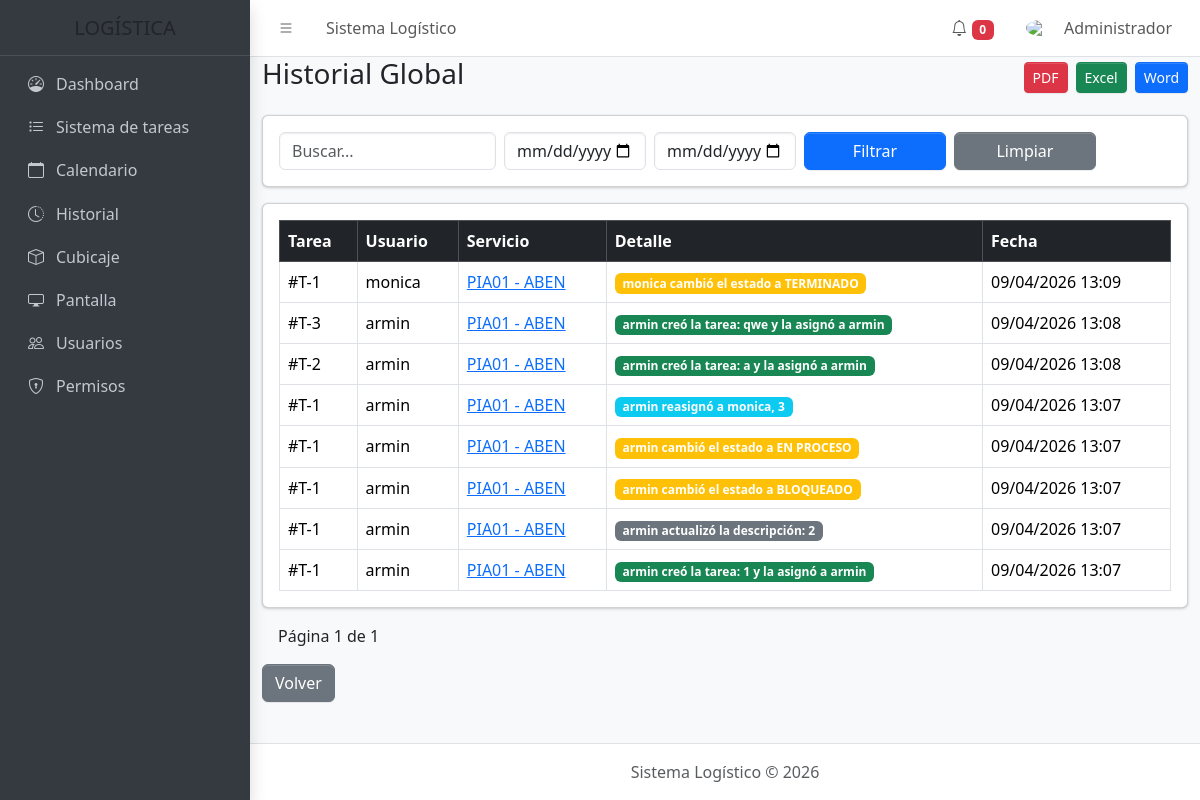
The app's page /tareas/historial_global.php (signed in) with its own data.
### tables this page shows
CREATE TABLE `historial_tareas` (
  `id` int(11) NOT NULL,
  `tarea_id` int(11) NOT NULL,
  `accion` varchar(50) DEFAULT NULL,
  `usuario_id` int(11) DEFAULT NULL,
  `fecha` datetime DEFAULT NULL,
  `servicio_id` int(11) NOT NULL
);

CREATE TABLE `usuarios` (
  `id` int(11) NOT NULL,
  `nombre` varchar(100) DEFAULT NULL,
  `usuario` varchar(50) DEFAULT NULL,
  `password` varchar(255) DEFAULT NULL,
  `rol` varchar(20) DEFAULT NULL,
  `fecha_creacion` timestamp NOT NULL DEFAULT current_timestamp(),
  `intentos` int(11) DEFAULT 0,
  `bloqueado_hasta` datetime DEFAULT NULL,
  `remember_token` varchar(255) DEFAULT NULL
);

### login/Auth.php (called while the page is built, shortened)
<?php
class Auth {
    public static function rol(){
        return strtoupper(trim($_SESSION['rol'] ?? 'USER'));
    }
}

### tareas/historial_global.php (the view, shortened to what this page needs)
<?php
require_once __DIR__ . "/../login/Auth.php";
$db = Database::conectar();
$buscar = $_GET['buscar'] ?? '';
$desde  = $_GET['desde'] ?? '';
$hasta  = $_GET['hasta'] ?? '';
$pagina = isset($_GET['pagina']) ? max(1, (int)$_GET['pagina']) : 1;
$porPagina = 20;
$offset = ($pagina - 1) * $porPagina;
$sqlBase = "
    FROM historial_tareas h
    LEFT JOIN usuarios u ON h.usuario_id = u.id
    LEFT JOIN servicios s ON h.servicio_id = s.id
    WHERE 1=1
";
$params = [];
$stmt = $db->prepare("SELECT COUNT(*) " . $sqlBase);
$stmt->execute($params);
$totalRegistros = $stmt->fetchColumn();
$totalPaginas = ceil($totalRegistros / $porPagina);
$sql = "
    SELECT h.*,
           u.nombre as usuario,
           CONCAT(s.codigo, ' - ', s.cliente) as servicio
    $sqlBase
    ORDER BY h.fecha DESC, h.id DESC
    LIMIT $porPagina OFFSET $offset
";
$stmt = $db->prepare($sql);
$stmt->execute($params);
$historial = $stmt->fetchAll(PDO::FETCH_ASSOC);
?>
<div class="d-flex justify-content-between align-items-center mb-3">
    <h3>Historial Global</h3>
    <div class="d-flex gap-2">
        <a href="../export/pdf_historial_global.php?buscar=<?php echo urlencode($buscar); ?>&desde=<?php echo $desde; ?>&hasta=<?php echo $hasta; ?>"
           target="_blank"
           class="btn btn-danger btn-sm">
           PDF
        </a>
        <a href="../export/excel_historial_global.php?buscar=<?php echo urlencode($buscar); ?>&desde=<?php echo $desde; ?>&hasta=<?php echo $hasta; ?>"
           class="btn btn-success btn-sm">
           Excel
        </a>
        <a href="../export/word_historial_global.php?buscar=<?php echo urlencode($buscar); ?>&desde=<?php echo $desde; ?>&hasta=<?php echo $hasta; ?>"
           class="btn btn-primary btn-sm">
           Word
        </a>
    </div>
</div>
<div class="card mb-3">
<div class="card-body">
<form method="GET" class="row g-2">
<div class="col-md-3">
<input type="text" name="buscar" class="form-control" placeholder="Buscar..."
value="<?php echo htmlspecialchars($buscar); ?>">
</div>
<div class="col-md-2">
<input type="date" name="desde" class="form-control"
value="<?php echo htmlspecialchars($desde); ?>">
</div>
<div class="col-md-2">
<input type="date" name="hasta" class="form-control"
value="<?php echo htmlspecialchars($hasta); ?>">
</div>
<div class="col-md-2">
<button class="btn btn-primary w-100">Filtrar</button>
</div>
<div class="col-md-2">
<a href="historial_global.php" class="btn btn-secondary w-100">Limpiar</a>
</div>
</form>
</div>
</div>
<div class="card">
<div class="card-body table-responsive">
<table class="table table-bordered table-hover align-middle">
<thead class="table-dark">
<tr>
<th>Tarea</th>
<th>Usuario</th>
<th>Servicio</th>
<th>Detalle</th>
<th>Fecha</th>
</tr>
</thead>
<tbody>
<?php foreach($historial as $h){ ?>
<tr>
<td>#T-<?php echo $h['tarea_id']; ?></td>
<td><?php echo htmlspecialchars($h['usuario'] ?? 'Sistema'); ?></td>
<td>
<?php if(!empty($h['servicio'])){ ?>
<a href="../tareas/ver_servicio.php?id=<?php echo $h['servicio_id']; ?>">
<?php echo htmlspecialchars($h['servicio']); ?>
</a>
<?php } else { ?>
<span class="text-muted">Sin servicio</span>
<?php } ?>
</td>
<td>
<?php
$accion = strip_tags($h['accion']);
$accionSeguro = htmlspecialchars($accion);
$color = 'secondary';
if (stripos($accion, 'creó') !== false) $color = 'success';
elseif (stripos($accion, 'reasignó') !== false || stripos($accion, 'asignó') !== false) $color = 'info';
elseif (stripos($accion, 'cambió') !== false) $color = 'warning';
elseif (stripos($accion, 'eliminó') !== false) $color = 'danger';
echo "<span class='badge bg-$color'>$accionSeguro</span>";
?>
</td>
<td><?php echo date("d/m/Y H:i", strtotime($h['fecha'])); ?></td>
</tr>
<?php } ?>
</tbody>
</table>
</div>
</div>
<div class="mt-3">
<span class="ms-3">
Página <?php echo $pagina; ?> de <?php echo $totalPaginas ?: 1; ?>
</span>
</div>
<a href="/sistema/dashboard/" class="btn btn-secondary mt-3">Volver</a>
<?php
$contenido = ob_get_clean();
require_once __DIR__ . "/../layouts/app.php";
?>

### layouts/app.php (shortened to what this page needs)
<?php
require_once __DIR__ . "/../login/Auth.php";
$rol = Auth::rol();
?>
<!DOCTYPE html>
<html lang="es">
<head>
<link rel="stylesheet" href="/sistema/libs/bootstrap/css/bootstrap.min.css">
<link rel="stylesheet" href="/sistema/libs/adminlte/dist/css/adminlte.min.css">
<link rel="stylesheet" href="/sistema/libs/icons/bootstrap-icons.css">
</head>
<body class="layout-fixed sidebar-expand-lg bg-body-tertiary">
<div class="app-wrapper">
<nav class="app-header navbar navbar-expand bg-body">
<div class="container-fluid">
<ul class="navbar-nav">
<li class="nav-item">
<a class="nav-link" data-lte-toggle="sidebar">
<i class="bi bi-list"></i>
</a>
</li>
<li class="nav-item">
<span class="nav-link">Sistema Logístico</span>
</li>
</ul>
<ul class="navbar-nav ms-auto">
<li class="nav-item dropdown">
<a class="nav-link" data-bs-toggle="dropdown">
<i class="bi bi-bell"></i>
<span class="badge bg-danger" id="notif-count">0</span>
</a>
</li>
<li class="nav-item dropdown">
<a class="nav-link d-flex align-items-center" data-bs-toggle="dropdown">
<img src="/sistema/img/user.png" class="rounded-circle me-2" width="30">
<span><?php echo $_SESSION['nombre']; ?></span>
</a>
</li>
</ul>
</div>
</nav>
<aside class="app-sidebar bg-body-secondary shadow" data-bs-theme="dark">
<div class="sidebar-brand text-center py-3">
LOGÍSTICA
</div>
<div class="sidebar-wrapper">
<ul class="nav sidebar-menu flex-column">
<li class="nav-item">
<a href="/sistema/dashboard/" class="nav-link">
<i class="nav-icon bi bi-speedometer"></i>
<p>Dashboard</p>
</a>
</li>
<li class="nav-item">
<a href="/sistema/tareas/" class="nav-link">
<i class="nav-icon bi bi-list-task"></i>
<p>Sistema de tareas</p>
</a>
</li>
<li class="nav-item">
<a href="/sistema/tareas/calendario.php" class="nav-link">
<i class="nav-icon bi bi-calendar"></i>
<p>Calendario</p>
</a>
</li>
<li class="nav-item">
<a href="/sistema/tareas/historial_global.php" class="nav-link">
<i class="nav-icon bi bi-clock-history"></i>
<p>Historial</p>
</a>
</li>
<li class="nav-item">
<a href="/sistema/cubicaje/" class="nav-link">
<i class="nav-icon bi bi-box"></i>
<p>Cubicaje</p>
</a>
</li>
<li class="nav-item">
<a href="/sistema/pantalla/" class="nav-link">
<i class="nav-icon bi bi-display"></i>
<p>Pantalla</p>
</a>
</li>
<?php if ($rol === 'ADMIN') { ?>
<li class="nav-item">
<a href="/sistema/usuarios/" class="nav-link">
<i class="nav-icon bi bi-people"></i>
<p>Usuarios</p>
</a>
</li>
<li class="nav-item">
<a href="/sistema/usuarios/permisos.php" class="nav-link">
<i class="nav-icon bi bi-shield-lock"></i>
<p>Permisos</p>
</a>
</li>
<?php } ?>
</ul>
</div>
</aside>
<main class="app-main">
<div class="container-fluid">
<?php echo $contenido ?? ''; ?>
</div>
</main>
<footer class="app-footer text-center">
Sistema Logístico © 2026
</footer>
</div>
</body>
</html>

### records on screen
historial_tareas: tarea "1", usuario.nombre "monica", servicio "PIA01 - ABEN", accion "monica cambió el estado a TERMINADO", fecha "09/04/2026 13:09"
historial_tareas: tarea "3", usuario.nombre "armin", servicio "PIA01 - ABEN", accion "armin creó la tarea: qwe y la asignó a armin", fecha "09/04/2026 13:08"
historial_tareas: tarea "2", usuario.nombre "armin", servicio "PIA01 - ABEN", accion "armin creó la tarea: a y la asignó a armin", fecha "09/04/2026 13:08"
historial_tareas: tarea "1", usuario.nombre "armin", servicio "PIA01 - ABEN", accion "armin reasignó a monica, 3", fecha "09/04/2026 13:07"
historial_tareas: tarea "1", usuario.nombre "armin", servicio "PIA01 - ABEN", accion "armin cambió el estado a EN PROCESO", fecha "09/04/2026 13:07"
historial_tareas: tarea "1", usuario.nombre "armin", servicio "PIA01 - ABEN", accion "armin cambió el estado a BLOQUEADO", fecha "09/04/2026 13:07"
historial_tareas: tarea "1", usuario.nombre "armin", servicio "PIA01 - ABEN", accion "armin actualizó la descripción: 2", fecha "09/04/2026 13:07"
historial_tareas: tarea "1", usuario.nombre "armin", servicio "PIA01 - ABEN", accion "armin creó la tarea: 1 y la asignó a armin", fecha "09/04/2026 13:07"

### other values on screen
$_SESSION['nombre'] "Administrador"
$pagina "1"
$totalPaginas ?: 1 "1"
